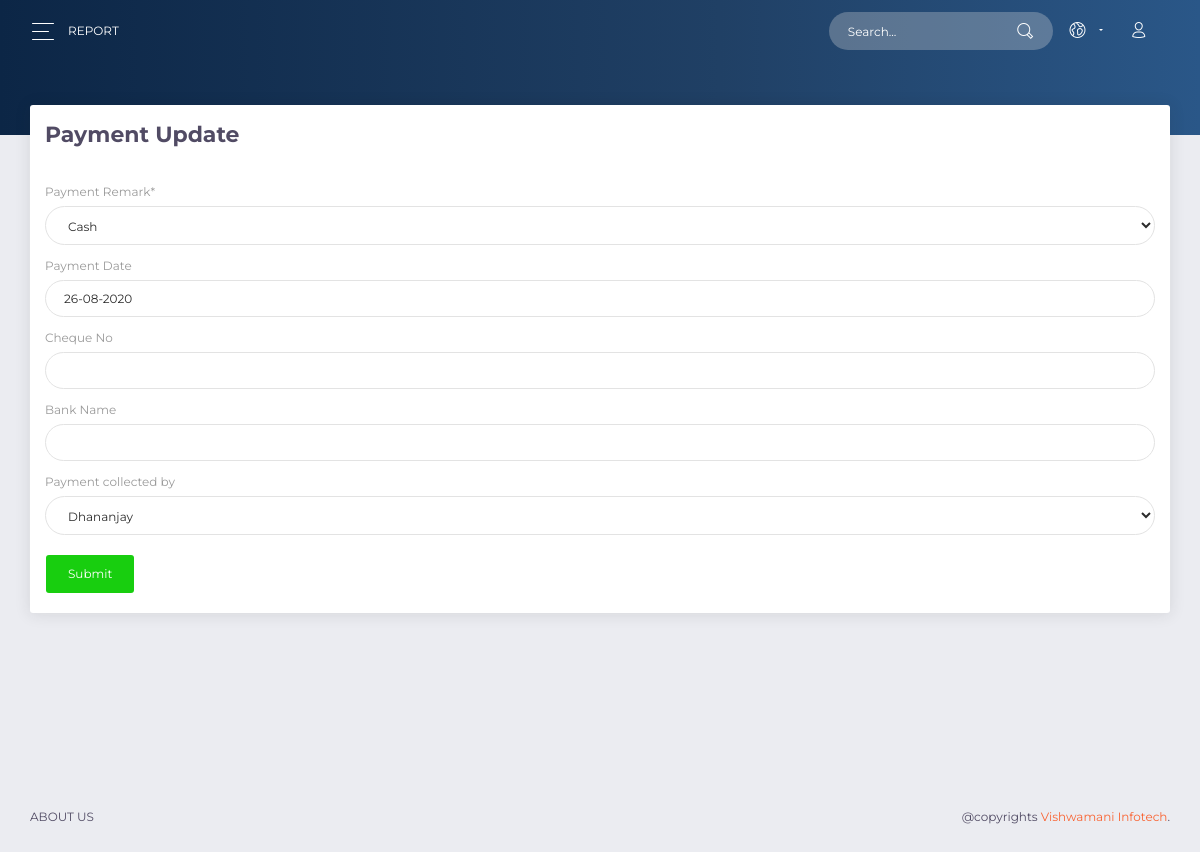
Screenshot of /retailer/report/edit/2 (signed in) with the database file from the repository.
### Retailer/models.py (models this page shows, shortened)
class Report(models.Model):
    cr_date = models.DateTimeField(auto_now_add=True)
    Payment_Fill_Date = models.DateField()
    PRM_ID = models.IntegerField()
    Retailer_Name = models.CharField(max_length=100)
    Amount = models.IntegerField()
    Rifill_mode = models.CharField(max_length=20, default='AUTOREFILL MORNING', choices=(('AUTOREFILL MORNING','AUTOREFILL MORNING'),('AUTOREFILL AFTERNOON','AUTOREFILL AFTERNOON')))
    Payment_Remark = models.CharField(max_length=10, default = 'Pending',choices = (('Pending','Pending'),('Cash','Cash'),('Cheque','Cheque'),('UPI','UPI'),('NEFT','NEFT')))
    Payment_Date = models.DateField(null=True,blank=True)
    Cheque_No = models.IntegerField(null=True,blank=True)
    Bank_Name = models.CharField(max_length=100,null=True,blank=True)
    Distributor_Remark = models.CharField(max_length=100, default='Pending', null=True, blank=True, choices=(('Pending','Pending'),('Cheque_Bounce','Cheque_Bounce'),('Received','Received')))
    Payment_collected_by =models.ForeignKey(to=FOS , default= 1,on_delete=models.SET_DEFAULT, null=True, blank=True)

### Retailer/views.py (the view)
# urls.py: path('report/edit/<int:pk>',views.ReportUpdateView.as_view(success_url="/retailer/home/")),
@method_decorator(login_required , name = 'dispatch')
class ReportUpdateView(UpdateView):
    model = Report
    fields  = ["Payment_Remark","Payment_Date","Cheque_No","Bank_Name","Payment_collected_by"]

### Row_Data/models.py (called while the page is built)
    def __str__(self):
        return self.Fos_name

### Retailer/templates/Retailer/report_form.html (shortened to what this page needs)
<!DOCTYPE html>
<html lang="en">
{% load crispy_forms_tags %}
<head>
  <link rel="stylesheet" href="https://use.fontawesome.com/releases/v5.7.1/css/all.css">
  <link href="/static/assets/css/bootstrap.min.css" rel="stylesheet" />
  <link href="/static/assets/css/now-ui-dashboard.css?v=1.5.0" rel="stylesheet" />
  <link href="/static/assets/demo/demo.css" rel="stylesheet" />
  <link href="/static/style.css" rel="stylesheet" />
  <link href="/static/style3.css" rel="stylesheet" />
</head>
<body class="user-profile">
  <div class="wrapper ">
    <div class="main-panel" id="main-panel">
      <nav class="navbar navbar-expand-lg navbar-transparent  bg-primary  navbar-absolute">
        <div class="container-fluid">
          <div class="navbar-wrapper">
            <div class="navbar-toggle">
              <button type="button" class="navbar-toggler">
                <span class="navbar-toggler-bar bar1"></span>
                <span class="navbar-toggler-bar bar2"></span>
                <span class="navbar-toggler-bar bar3"></span>
              </button>
            </div>
            <a class="navbar-brand" href="#pablo">Report</a>
          </div>
          <div class="collapse navbar-collapse justify-content-end" id="navigation">
            <form>
              <div class="input-group no-border">
                <input type="text" value="" class="form-control" placeholder="Search...">
                <div class="input-group-append">
                  <div class="input-group-text">
                    <i class="now-ui-icons ui-1_zoom-bold"></i>
                  </div>
                </div>
              </div>
            </form>
            <ul class="navbar-nav">
              <li class="nav-item dropdown">
                <a class="nav-link dropdown-toggle" id="navbarDropdownMenuLink" data-toggle="dropdown" aria-haspopup="true" aria-expanded="false">
                  <i class="now-ui-icons location_world"></i>
                </a>
              </li>
              <li class="nav-item">
                <a class="nav-link" href="/accounts/logout">
                  <i class="now-ui-icons users_single-02"></i>
                </a>
              </li>
            </ul>
          </div>
        </div>
      </nav>
      <div class="panel-header panel-header-sm">
      </div>
      <div class="content">
        <div class="row">
          <div class="col-md-12">
            <div class="card">
              <div class="card-header">
                <h5 class="title">Payment Update</h5>
              </div>
              <div class="card-body">
                <form method="post" novalidate enctype="multipart/form-data">
    {{ form|crispy }}
    <button type="submit" class="btn btn-success">Submit</button>
  </form>
              </div>
            </div>
          </div>
        </div>
      </div>
     <footer class="footer">
        <div class=" container-fluid ">
          <nav>
            <ul>
              <li>
                <a href="https://www.vishwamanisolutions.in/about-us/">
                  About Us
                </a>
              </li>
            </ul>
          </nav>
          <div class="copyright" id="copyright">
           @copyrights <a href="https://www.vishwamanisolutions.in" target="_blank">Vishwamani Infotech</a>.
          </div>
        </div>
      </footer>
    </div>
  </div>
</body>
<link rel="stylesheet" type="text/css" href="https://cdn.jsdelivr.net/npm/daterangepicker/daterangepicker.css" />
 <link href="/static/style.css" rel="stylesheet" />
</html>

### Retailer/static/style.css (style rules this page uses)
body { background: #f8f8fd; color: #514B64; min-height: 100vh; }

### rows the page displays
Report: Payment_Remark "Cash", Payment_Date "26-08-2020", Payment_collected_by "Dhananjay"
